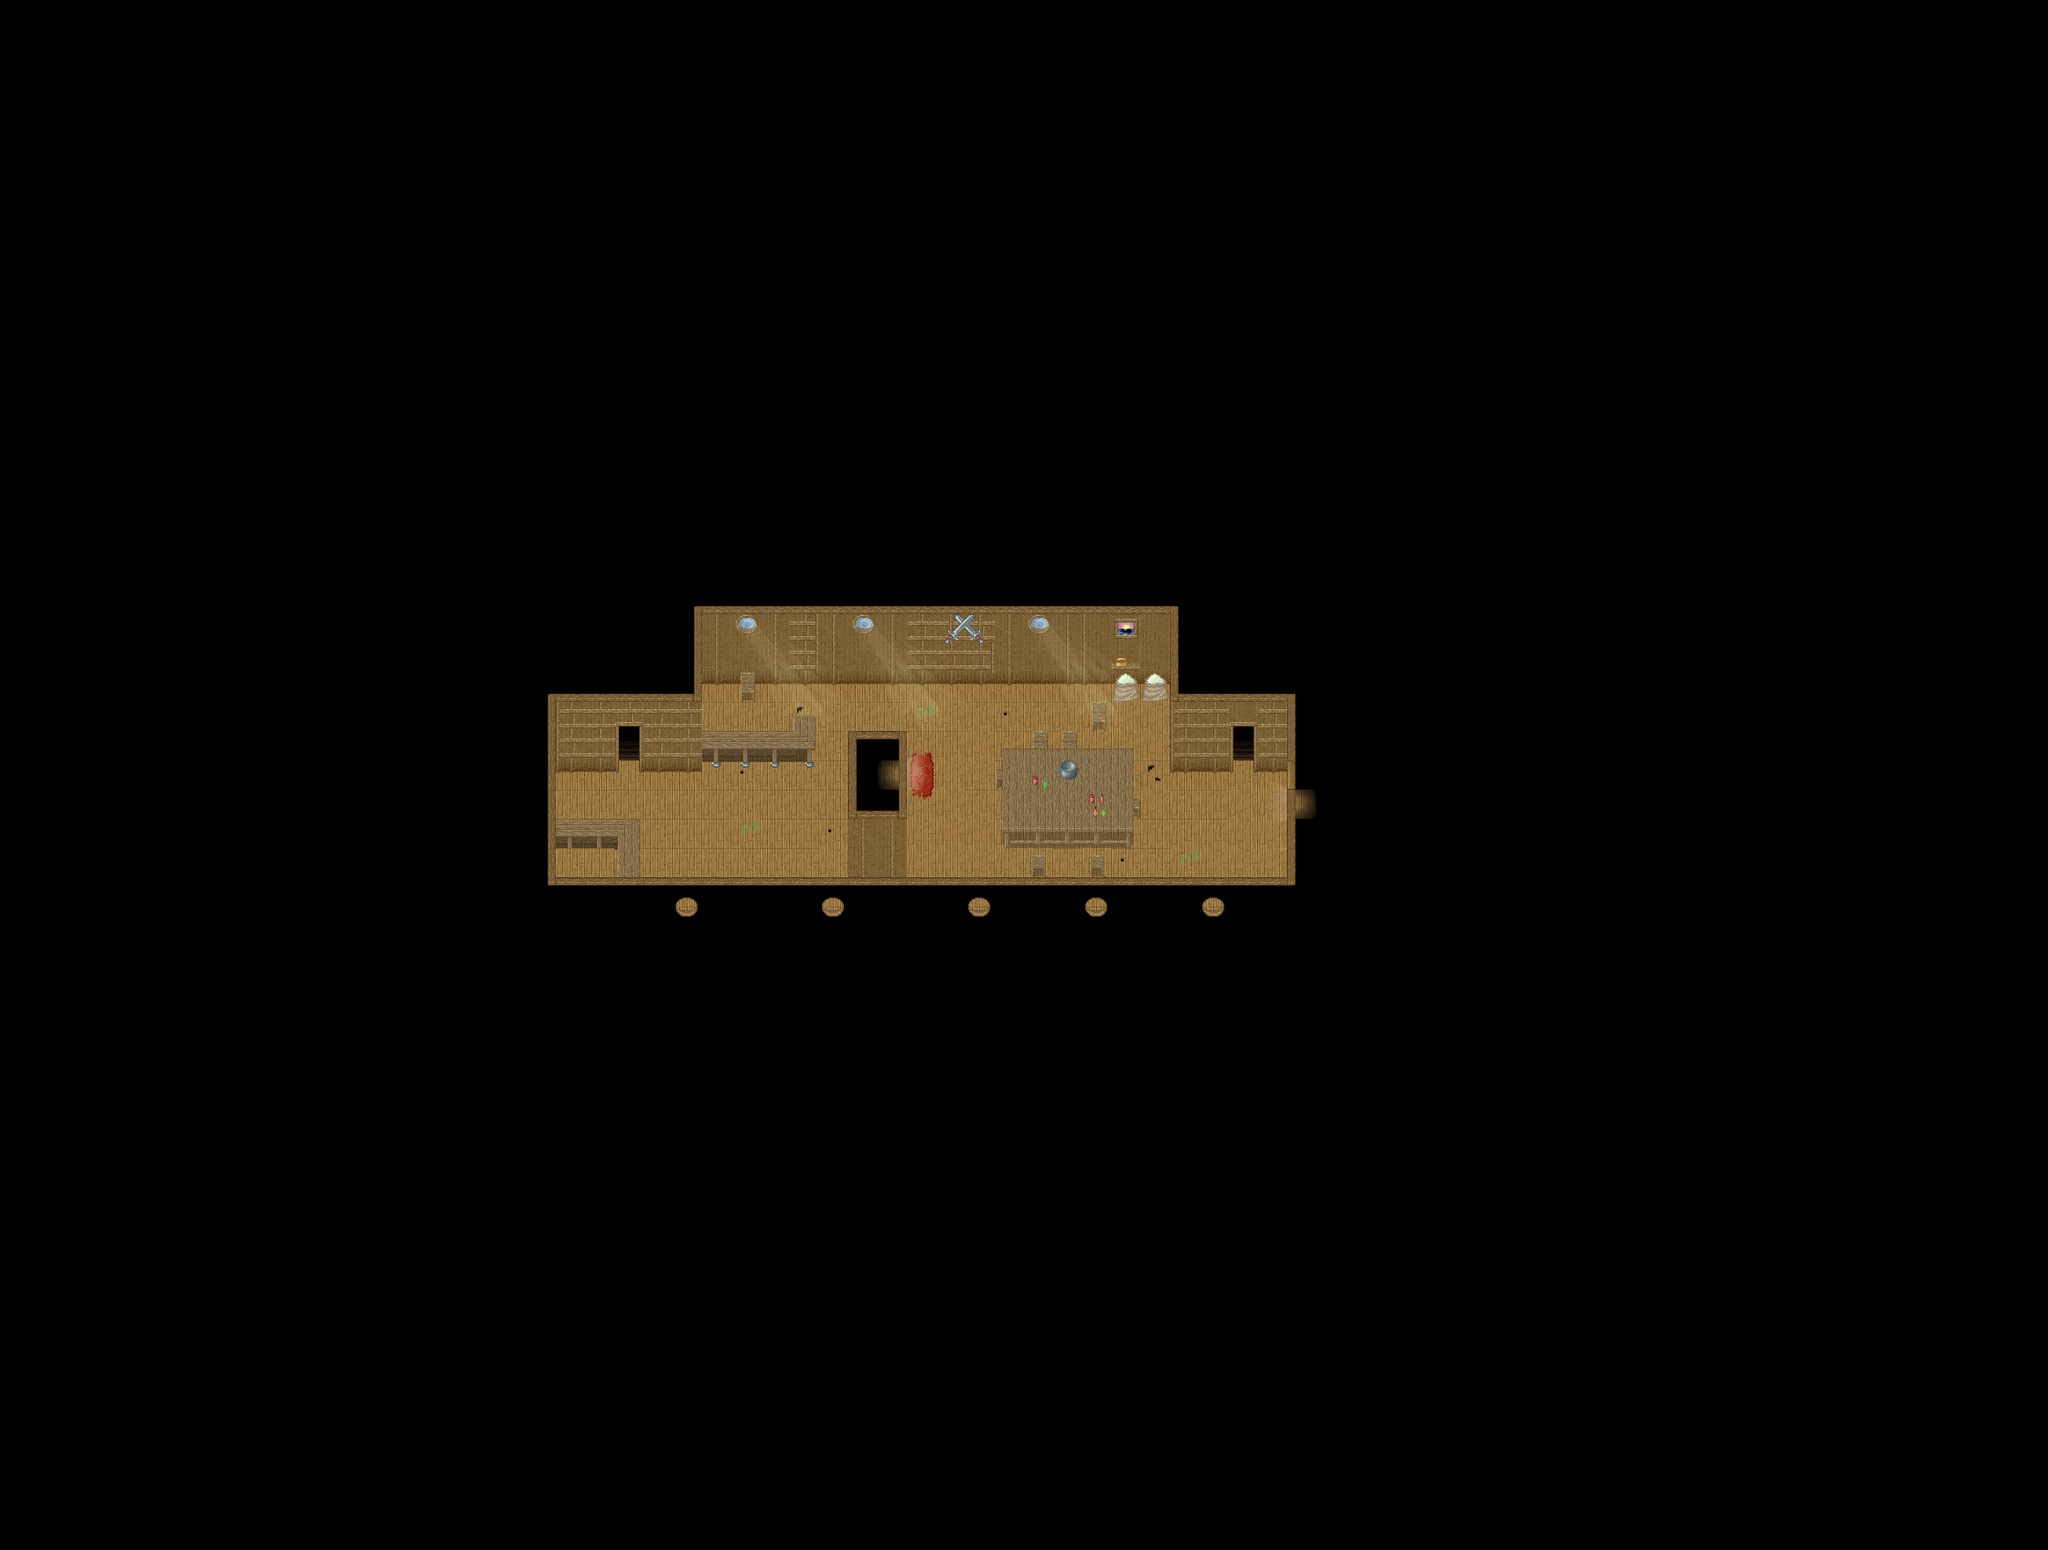

A level layout from a 2D game, rendered from its tile map. Below: a short description, then the map file with tile-grid data replaced by summaries:
An orthogonal 70x53 tile map with 32x32 px tiles, 5 tile layers (Ground, Ground 2, Fringe, Over, ...), 2 hidden layers not drawn, 8 tilesets and 1 object (spawn).

<map version="1.4" tiledversion="1.4.1" orientation="orthogonal" renderorder="right-down" width="70" height="53" tilewidth="32" tileheight="32" infinite="0" nextlayerid="9" nextobjectid="7">
 <properties>
  <property name="background0image" value="graphics/images/spit23loginwallpaper_800x600.png" />
  <property name="license" value="CC BY-SA 3.0" />
  <property name="manaplus version" value="2" />
  <property name="minimap" value="graphics/minimaps/002-3.png" />
  <property name="music" value="sail_away.ogg" />
  <property name="name" value="La Marine First Deck" />
 </properties>
 <tileset firstgid="1" name="Indoor" tilewidth="32" tileheight="32" tilecount="128" columns="8">
  <image source="../graphics/tilesets/ship-indoor.png" width="256" height="512" />
 </tileset>
 <tileset firstgid="129" name="Indoor Fringe" tilewidth="32" tileheight="32" tilecount="256" columns="16">
  <image source="../graphics/tilesets/ship-indoor-fringe.png" width="512" height="512" />
 </tileset>
 <tileset firstgid="385" source="../graphics/tilesets/evol/candle-x1x2.tsx" />
 <tileset firstgid="397" name="Box" tilewidth="32" tileheight="32" tilecount="36" columns="6">
  <image source="../graphics/tilesets/evol/box.png" width="192" height="192" />
 </tileset>
 <tileset firstgid="433" name="Collision" tilewidth="32" tileheight="32" tilecount="9" columns="3">
  <image source="../graphics/tilesets/collision.png" width="96" height="96" />
 </tileset>
 <tileset firstgid="442" name="Box x1x2" tilewidth="32" tileheight="64" tilecount="8" columns="4">
  <image source="../graphics/tilesets/evol/box-x1x2.png" width="128" height="128" />
 </tileset>
 <tileset firstgid="450" name="Shadow" tilewidth="32" tileheight="32" tilecount="128" columns="8">
  <image source="../graphics/tilesets/evol/shadow.png" width="256" height="512" />
 </tileset>
 <tileset firstgid="578" name="Sunlight x1x5" tilewidth="32" tileheight="160" tilecount="4" columns="4">
  <image source="../graphics/tilesets/evol/sunlight-x1x5.png" width="128" height="160" />
 </tileset>
 <layer id="1" name="Ground" width="70" height="53">
  <data>[3710 cells, 3710 non-empty, 21 distinct tile ids]</data>
 </layer>
 <layer id="2" name="Ground 2" width="70" height="53">
  <data>[3710 cells, 46 non-empty, 26 distinct tile ids]</data>
 </layer>
 <layer id="3" name="Fringe" width="70" height="53">
  <data>[3710 cells, 0 non-empty, 0 distinct tile ids]</data>
 </layer>
 <layer id="4" name="Over" width="70" height="53">
  <data>[3710 cells, 12 non-empty, 4 distinct tile ids]</data>
 </layer>
 <layer id="5" name="Over2" width="70" height="53">
  <data>[3710 cells, 154 non-empty, 37 distinct tile ids]</data>
 </layer>
 <layer id="6" name="Collision" width="70" height="53" visible="0">
  <data>[3710 cells, 3547 non-empty, 1 distinct tile ids]</data>
 </layer>
 <layer id="7" name="Heights" width="70" height="53" visible="0">
  <data>[3710 cells, 0 non-empty, 0 distinct tile ids]</data>
 </layer>
 <objectgroup id="8" name="Object">
  <object id="5" name="Piou" type="spawn" x="704" y="704" width="640" height="320">
   <properties>
    <property name="death" value="20000" />
    <property name="max_beings" value="2" />
    <property name="monster_id" value="1002" />
    <property name="spawn" value="30000" />
   </properties>
  </object>
 </objectgroup>
</map>
